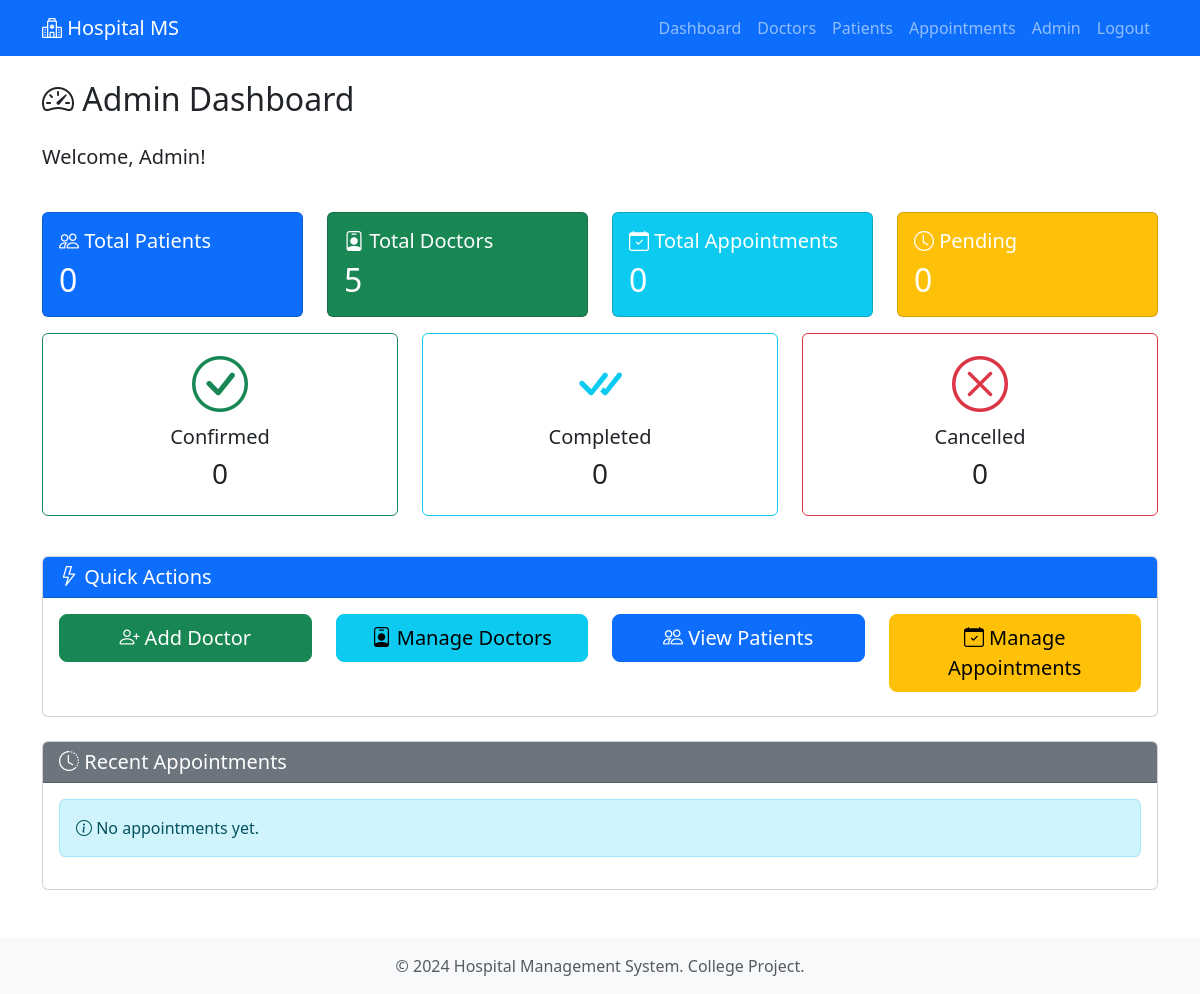
The app's page /admin/dashboard (signed in), older data.
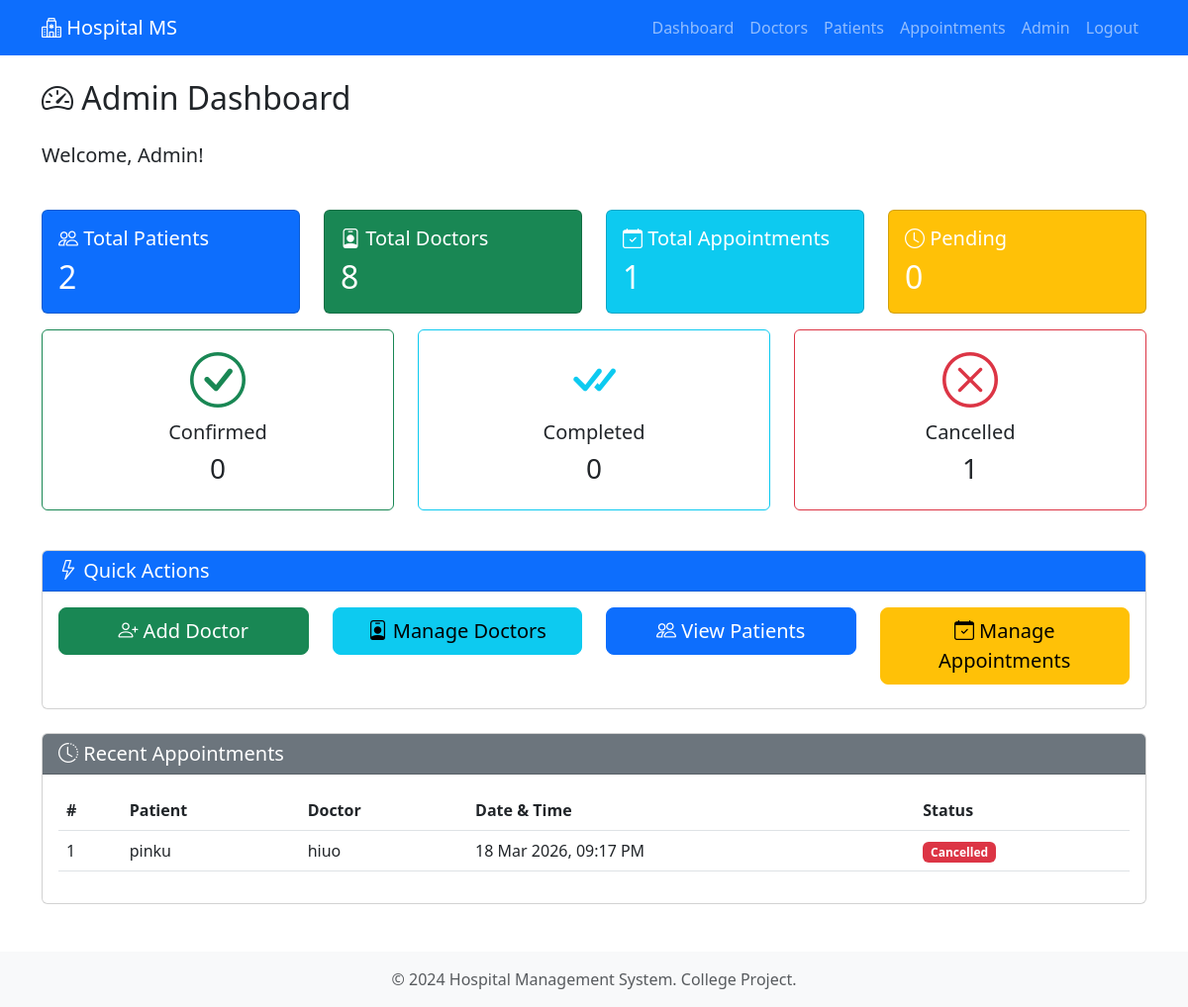
The same page, newer data.
### models.py (models this page shows, shortened)
class Appointment(db.Model):
    __tablename__ = 'appointments'
    id = db.Column(db.Integer, primary_key=True)
    user_id = db.Column(db.Integer, db.ForeignKey('users.id'), nullable=False)
    doctor_id = db.Column(db.Integer, db.ForeignKey('doctors.id'), nullable=False)
    date = db.Column(db.DateTime, nullable=False)
    status = db.Column(db.String(20), nullable=False, default='pending')  # 'pending', 'confirmed', 'completed', 'cancelled'
    created_at = db.Column(db.DateTime, default=datetime.utcnow)

class User(UserMixin, db.Model):
    __tablename__ = 'users'
    id = db.Column(db.Integer, primary_key=True)
    name = db.Column(db.String(100), nullable=False)
    email = db.Column(db.String(120), unique=True, nullable=False)
    password_hash = db.Column(db.String(255), nullable=False)
    role = db.Column(db.String(20), nullable=False, default='user')  # 'user' or 'admin'
    created_at = db.Column(db.DateTime, default=datetime.utcnow)
    appointments = db.relationship('Appointment', backref='patient', lazy=True, cascade='all, delete-orphan')
    @property
    def is_admin(self):
        return self.role == 'admin'

class Doctor(db.Model):
    __tablename__ = 'doctors'
    id = db.Column(db.Integer, primary_key=True)
    name = db.Column(db.String(100), nullable=False)
    specialization = db.Column(db.String(100), nullable=False)
    created_at = db.Column(db.DateTime, default=datetime.utcnow)
    appointments = db.relationship('Appointment', backref='doctor', lazy=True, cascade='all, delete-orphan')

### admin.py (the view)
@admin_bp.route('/dashboard')
@login_required
@admin_required
def dashboard():
    total_users = User.query.filter_by(role='user').count()
    total_doctors = Doctor.query.count()
    total_appointments = Appointment.query.count()
    pending_appointments = Appointment.query.filter_by(status='pending').count()
    confirmed_appointments = Appointment.query.filter_by(status='confirmed').count()
    completed_appointments = Appointment.query.filter_by(status='completed').count()
    cancelled_appointments = Appointment.query.filter_by(status='cancelled').count()
    recent_appointments = Appointment.query.order_by(Appointment.created_at.desc()).limit(5).all()
    return render_template('admin/dashboard.html',
                         total_users=total_users,
                         total_doctors=total_doctors,
                         total_appointments=total_appointments,
                         pending_appointments=pending_appointments,
                         confirmed_appointments=confirmed_appointments,
                         completed_appointments=completed_appointments,
                         cancelled_appointments=cancelled_appointments,
                         recent_appointments=recent_appointments)

### admin.py (called while the page is built)
def admin_required(f):
    @wraps(f)
    def decorated_function(*args, **kwargs):
        if not current_user.is_admin:
            flash('Access denied. Admin privileges required.', 'danger')
            return redirect(url_for('user.dashboard'))
        return f(*args, **kwargs)
    return decorated_function

### app.py (called while the page is built)
@login_manager.user_loader
def load_user(user_id):
    return User.query.get(int(user_id))

### templates/admin/dashboard.html (shortened to what the changed rows need)
{% extends "base.html" %}
{% block content %}
<div class="row">
    <div class="col-md-12">
        <h2 class="mb-4">
            <i class="bi bi-speedometer2"></i> Admin Dashboard
        </h2>
    </div>
</div>
<div class="row mt-4">
    <div class="col-md-3">
        <div class="card text-white bg-primary mb-3">
            <div class="card-body">
                <h5 class="card-title">
                    <i class="bi bi-people"></i> Total Patients
                </h5>
                <h2 class="card-text">{{ total_users }}</h2>
            </div>
        </div>
    </div>
    <div class="col-md-3">
        <div class="card text-white bg-success mb-3">
            <div class="card-body">
                <h5 class="card-title">
                    <i class="bi bi-person-badge"></i> Total Doctors
                </h5>
                <h2 class="card-text">{{ total_doctors }}</h2>
            </div>
        </div>
    </div>
    <div class="col-md-3">
        <div class="card text-white bg-info mb-3">
            <div class="card-body">
                <h5 class="card-title">
                    <i class="bi bi-calendar-check"></i> Total Appointments
                </h5>
                <h2 class="card-text">{{ total_appointments }}</h2>
            </div>
        </div>
    </div>
    <div class="col-md-3">
        <div class="card text-white bg-warning mb-3">
            <div class="card-body">
                <h2 class="card-text">{{ pending_appointments }}</h2>
            </div>
        </div>
    </div>
</div>
<div class="row">
    <div class="col-md-4">
        <div class="card border-danger mb-3">
            <div class="card-body text-center">
                <i class="bi bi-x-circle display-4 text-danger"></i>
                <h5 class="mt-2">Cancelled</h5>
                <h3>{{ cancelled_appointments }}</h3>
            </div>
        </div>
    </div>
</div>
<div class="row mt-4">
    <div class="col-md-12">
        <div class="card">
            <div class="card-body">
                {% if recent_appointments %}
                    <div class="table-responsive">
                        <table class="table table-hover">
                            <thead>
                                <tr>
                                    <th>#</th>
                                    <th>Patient</th>
                                    <th>Doctor</th>
                                    <th>Date & Time</th>
                                    <th>Status</th>
                                </tr>
                            </thead>
                            <tbody>
                                {% for apt in recent_appointments %}
                                <tr>
                                    <td>{{ apt.id }}</td>
                                    <td>{{ apt.patient.name }}</td>
                                    <td>{{ apt.doctor.name }}</td>
                                    <td>{{ apt.date.strftime('%d %b %Y, %I:%M %p') }}</td>
                                    <td>
                                        {% if apt.status == 'pending' %}
                                            <span class="badge bg-warning text-dark">Pending</span>
                                        {% elif apt.status == 'confirmed' %}
                                            <span class="badge bg-success">Confirmed</span>
                                        {% elif apt.status == 'completed' %}
                                            <span class="badge bg-info">Completed</span>
                                        {% elif apt.status == 'cancelled' %}
                                            <span class="badge bg-danger">Cancelled</span>
                                        {% endif %}
                                    </td>
                                </tr>
                                {% endfor %}
                            </tbody>
                        </table>
                    </div>
                {% else %}
                    <div class="alert alert-info">
                        <i class="bi bi-info-circle"></i> No appointments yet.
                    </div>
                {% endif %}
            </div>
        </div>
    </div>
</div>
{% endblock %}

Row changes from the older to the newer data that the page shows:
added Appointment: id "1", patient.name "pinku", doctor.name "hiuo", date "18 Mar 2026, 09:17 PM", status "Cancelled"
Text that changed along with them:
{{ total_users }}: "0" → "2"
{{ total_doctors }}: "5" → "8"
{{ total_appointments }}: "0" → "1"
{{ cancelled_appointments }}: "0" → "1"
text no longer shown: "No appointments yet."
text now shown: "# Patient Doctor Date & Time Status"
